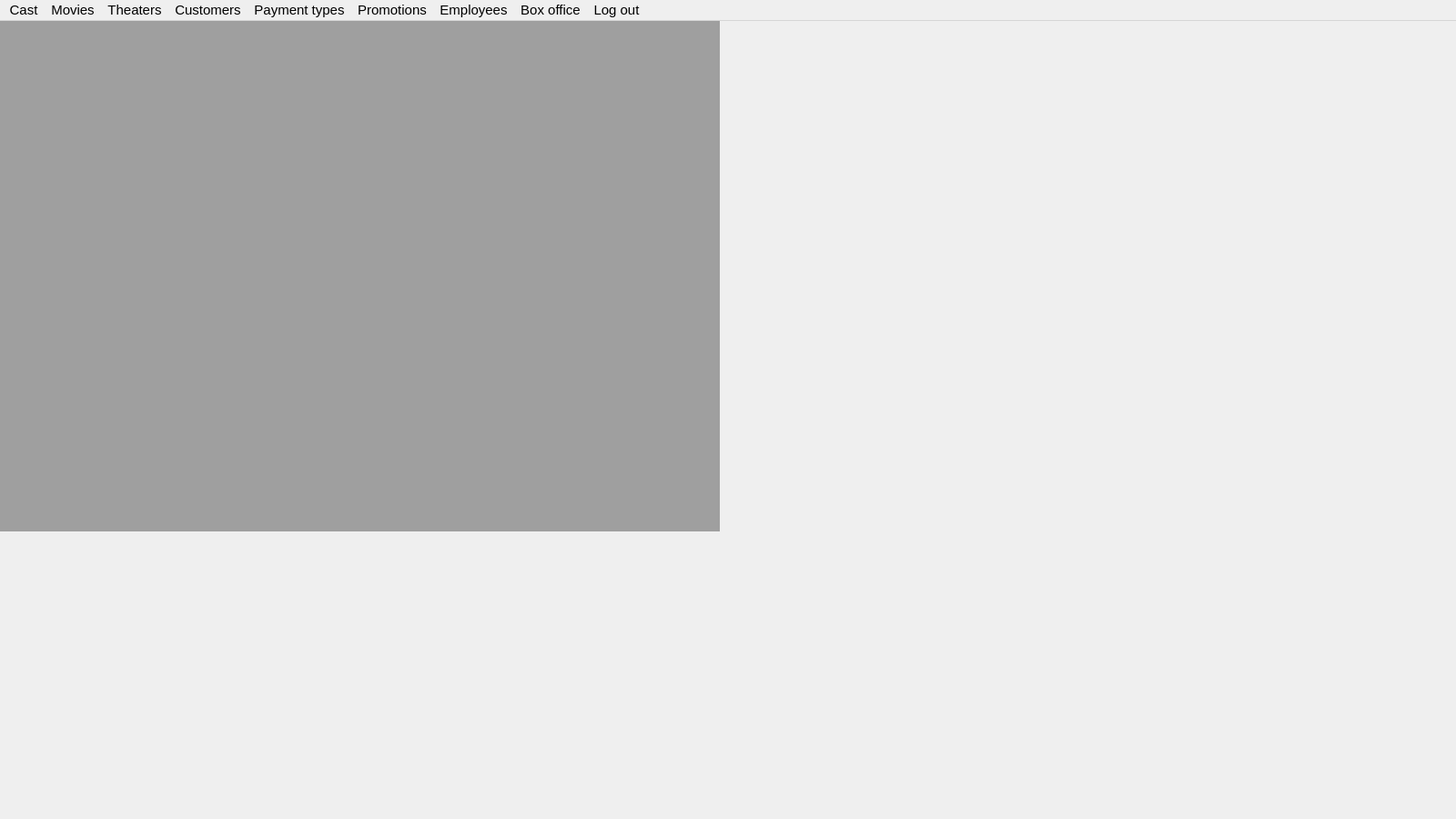
<?xml version="1.0" encoding="UTF-8"?>
<ui version="4.0">
 <class>GeneralManagerForm</class>
 <widget class="QMainWindow" name="GeneralManagerForm">
  <property name="geometry">
   <rect>
    <x>0</x>
    <y>0</y>
    <width>1600</width>
    <height>900</height>
   </rect>
  </property>
  <property name="font">
   <font>
    <pointsize>10</pointsize>
   </font>
  </property>
  <property name="windowTitle">
   <string>General Manager</string>
  </property>
  <property name="windowIcon">
   <iconset resource="MyResources.qrc">
    <normaloff>:/Images/make movie logo transparent.png</normaloff>:/Images/make movie logo transparent.png</iconset>
  </property>
  <widget class="QWidget" name="centralwidget">
   <widget class="QMdiArea" name="mdiArea">
    <property name="geometry">
     <rect>
      <x>0</x>
      <y>0</y>
      <width>791</width>
      <height>561</height>
     </rect>
    </property>
    <property name="font">
     <font>
      <pointsize>10</pointsize>
     </font>
    </property>
   </widget>
  </widget>
  <widget class="QMenuBar" name="menubar">
   <property name="geometry">
    <rect>
     <x>0</x>
     <y>0</y>
     <width>1600</width>
     <height>26</height>
    </rect>
   </property>
   <property name="font">
    <font>
     <pointsize>11</pointsize>
    </font>
   </property>
   <widget class="QMenu" name="menuCast">
    <property name="font">
     <font>
      <pointsize>10</pointsize>
     </font>
    </property>
    <property name="title">
     <string>Cast</string>
    </property>
    <addaction name="actionCast_members"/>
    <addaction name="actionCast_positions"/>
   </widget>
   <widget class="QMenu" name="menuMovies">
    <property name="title">
     <string>Movies</string>
    </property>
    <addaction name="actionMovies"/>
    <addaction name="actionCast"/>
    <addaction name="actionMovie_genres"/>
    <addaction name="actionShowtimes"/>
   </widget>
   <widget class="QMenu" name="menuTheaters">
    <property name="title">
     <string>Theaters</string>
    </property>
    <addaction name="actionTheaters"/>
    <addaction name="actionTheater_types"/>
   </widget>
   <widget class="QMenu" name="menuCustomers">
    <property name="title">
     <string>Customers</string>
    </property>
    <addaction name="actionCustomers"/>
    <addaction name="actionCustomer_types"/>
   </widget>
   <widget class="QMenu" name="menuPayment_types">
    <property name="title">
     <string>Payment types</string>
    </property>
    <addaction name="actionPayment_types"/>
   </widget>
   <widget class="QMenu" name="menuPromotions">
    <property name="title">
     <string>Promotions</string>
    </property>
    <addaction name="actionPromotion_types"/>
    <addaction name="actionCoupons"/>
    <addaction name="actionPromotions"/>
   </widget>
   <widget class="QMenu" name="menuEmployees">
    <property name="title">
     <string>Employees</string>
    </property>
    <addaction name="actionEmployees"/>
    <addaction name="actionEmployee_positions"/>
   </widget>
   <widget class="QMenu" name="menuBox_office">
    <property name="title">
     <string>Box office</string>
    </property>
    <addaction name="actionAll_transactions"/>
    <addaction name="actionNew_transaction"/>
   </widget>
   <widget class="QMenu" name="menuLog_out">
    <property name="title">
     <string>Log out</string>
    </property>
    <addaction name="actionLog_out"/>
   </widget>
   <addaction name="menuCast"/>
   <addaction name="menuMovies"/>
   <addaction name="menuTheaters"/>
   <addaction name="menuCustomers"/>
   <addaction name="menuPayment_types"/>
   <addaction name="menuPromotions"/>
   <addaction name="menuEmployees"/>
   <addaction name="menuBox_office"/>
   <addaction name="menuLog_out"/>
  </widget>
  <widget class="QStatusBar" name="statusbar">
   <property name="sizeGripEnabled">
    <bool>false</bool>
   </property>
  </widget>
  <action name="actionCast_members">
   <property name="icon">
    <iconset resource="MyResources.qrc">
     <normaloff>:/Images/cast member pic.png</normaloff>:/Images/cast member pic.png</iconset>
   </property>
   <property name="text">
    <string>Cast members</string>
   </property>
  </action>
  <action name="actionCast_positions">
   <property name="icon">
    <iconset resource="MyResources.qrc">
     <normaloff>:/Images/cast position pic.png</normaloff>:/Images/cast position pic.png</iconset>
   </property>
   <property name="text">
    <string>Cast positions</string>
   </property>
  </action>
  <action name="actionMovies">
   <property name="icon">
    <iconset resource="MyResources.qrc">
     <normaloff>:/Images/movie pic.png</normaloff>:/Images/movie pic.png</iconset>
   </property>
   <property name="text">
    <string>Movies</string>
   </property>
  </action>
  <action name="actionCast">
   <property name="icon">
    <iconset resource="MyResources.qrc">
     <normaloff>:/Images/cast pic.png</normaloff>:/Images/cast pic.png</iconset>
   </property>
   <property name="text">
    <string>Cast</string>
   </property>
  </action>
  <action name="actionMovie_genres">
   <property name="icon">
    <iconset resource="MyResources.qrc">
     <normaloff>:/Images/movie genre pic.png</normaloff>:/Images/movie genre pic.png</iconset>
   </property>
   <property name="text">
    <string>Movie genres</string>
   </property>
  </action>
  <action name="actionTheaters">
   <property name="icon">
    <iconset resource="MyResources.qrc">
     <normaloff>:/Images/theater pic.png</normaloff>:/Images/theater pic.png</iconset>
   </property>
   <property name="text">
    <string>Theaters</string>
   </property>
  </action>
  <action name="actionTheater_types">
   <property name="icon">
    <iconset resource="MyResources.qrc">
     <normaloff>:/Images/theater type pic.png</normaloff>:/Images/theater type pic.png</iconset>
   </property>
   <property name="text">
    <string>Theater types</string>
   </property>
  </action>
  <action name="actionCustomers">
   <property name="icon">
    <iconset resource="MyResources.qrc">
     <normaloff>:/Images/customer pic.png</normaloff>:/Images/customer pic.png</iconset>
   </property>
   <property name="text">
    <string>Customers</string>
   </property>
  </action>
  <action name="actionCustomer_types">
   <property name="icon">
    <iconset resource="MyResources.qrc">
     <normaloff>:/Images/customer type pic.png</normaloff>:/Images/customer type pic.png</iconset>
   </property>
   <property name="text">
    <string>Customer types</string>
   </property>
  </action>
  <action name="actionPromotion_types">
   <property name="icon">
    <iconset resource="MyResources.qrc">
     <normaloff>:/Images/promotion type pic.webp</normaloff>:/Images/promotion type pic.webp</iconset>
   </property>
   <property name="text">
    <string>Promotion types</string>
   </property>
  </action>
  <action name="actionCoupons">
   <property name="icon">
    <iconset resource="MyResources.qrc">
     <normaloff>:/Images/coupon pic.png</normaloff>:/Images/coupon pic.png</iconset>
   </property>
   <property name="text">
    <string>Coupons</string>
   </property>
  </action>
  <action name="actionPromotions">
   <property name="icon">
    <iconset resource="MyResources.qrc">
     <normaloff>:/Images/promotion pic.png</normaloff>:/Images/promotion pic.png</iconset>
   </property>
   <property name="text">
    <string>Promotions</string>
   </property>
  </action>
  <action name="actionEmployees">
   <property name="icon">
    <iconset resource="MyResources.qrc">
     <normaloff>:/Images/employee pic.png</normaloff>:/Images/employee pic.png</iconset>
   </property>
   <property name="text">
    <string>Employees</string>
   </property>
  </action>
  <action name="actionEmployee_positions">
   <property name="icon">
    <iconset resource="MyResources.qrc">
     <normaloff>:/Images/employee position pic.png</normaloff>:/Images/employee position pic.png</iconset>
   </property>
   <property name="text">
    <string>Employee positions</string>
   </property>
  </action>
  <action name="actionAll_transactions">
   <property name="icon">
    <iconset resource="MyResources.qrc">
     <normaloff>:/Images/box office transaction pic.png</normaloff>:/Images/box office transaction pic.png</iconset>
   </property>
   <property name="text">
    <string>All transactions</string>
   </property>
  </action>
  <action name="actionNew_transaction">
   <property name="icon">
    <iconset resource="MyResources.qrc">
     <normaloff>:/Images/new box office transaction pic.png</normaloff>:/Images/new box office transaction pic.png</iconset>
   </property>
   <property name="text">
    <string>New transaction</string>
   </property>
  </action>
  <action name="actionShowtimes">
   <property name="icon">
    <iconset resource="MyResources.qrc">
     <normaloff>:/Images/showtime pic.png</normaloff>:/Images/showtime pic.png</iconset>
   </property>
   <property name="text">
    <string>Showtimes</string>
   </property>
  </action>
  <action name="actionPayment_types">
   <property name="icon">
    <iconset resource="MyResources.qrc">
     <normaloff>:/Images/payment type pic.png</normaloff>:/Images/payment type pic.png</iconset>
   </property>
   <property name="text">
    <string>Payment types</string>
   </property>
  </action>
  <action name="actionLog_out">
   <property name="icon">
    <iconset resource="MyResources.qrc">
     <normaloff>:/Images/logout pic.png</normaloff>:/Images/logout pic.png</iconset>
   </property>
   <property name="text">
    <string>Log out</string>
   </property>
  </action>
 </widget>
 <resources>
  <include location="MyResources.qrc"/>
 </resources>
 <connections/>
</ui>
